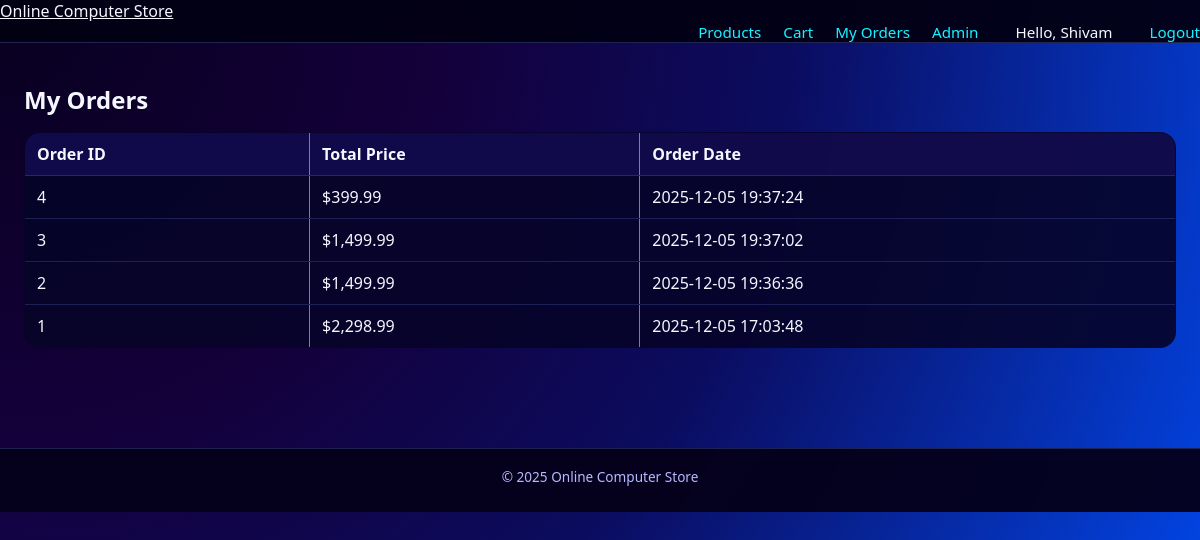
Screenshot of /order_history.php (signed in) with the database file from the repository.
### tables this page shows
CREATE TABLE `orders` (
  `id` int(11) NOT NULL,
  `user_id` int(11) NOT NULL,
  `total_price` decimal(10,2) DEFAULT NULL,
  `order_date` datetime DEFAULT current_timestamp()
);

### order_history.php (the view, shortened to what this page needs)
<?php
require_once './includes/header.php';
require_once './db/conn.php';
$user_id = $_SESSION['userid'];
$sql = "SELECT * FROM orders
        WHERE user_id = $user_id
        ORDER BY order_date DESC";
$result = mysqli_query($conn, $sql);
?>
<h2>My Orders</h2>
<?php
if (mysqli_num_rows($result) == 0) {
    echo "<p>You have no orders yet.</p>";
} else {
    ?>
    <table border="1" cellpadding="8" cellspacing="0">
        <tr>
            <th>Order ID</th>
            <th>Total Price</th>
            <th>Order Date</th>
        </tr>
        <?php
        while ($row = mysqli_fetch_assoc($result)) {
            ?>
            <tr>
                <td><?php echo $row['id']; ?></td>
                <td>$<?php echo number_format($row['total_price'], 2); ?></td>
                <td><?php echo $row['order_date']; ?></td>
            </tr>
            <?php
        }
        ?>
    </table>
    <?php
}
?>
<?php
require_once './includes/footer.php';
?>

### css/style.css (style rules this page uses)
* { margin: 0; padding: 0; box-sizing: border-box; }
html, body { height: 100%; }
body { font-family: system-ui, -apple-system, BlinkMacSystemFont, "Segoe UI", sans-serif; background: radial-gradient(circle at top left, #08001f 0, #14003a 30%, #0b0c5f 55%, #0050ff 100%); color: #f5f7ff; }
table { width: 100%; border-collapse: collapse; margin-top: 16px; background: rgba(6, 4, 41, 0.9); border-radius: 16px; overflow: hidden; }
th, td { padding: 10px 12px; border-bottom: 1px solid rgba(120, 144, 255, 0.2); }
th { text-align: left; background: rgba(18, 12, 78, 0.9); }

### rows the page displays
orders: id "4", total_price "399.99", order_date "2025-12-05 19:37:24"
orders: id "3", total_price "1,499.99", order_date "2025-12-05 19:37:02"
orders: id "2", total_price "1,499.99", order_date "2025-12-05 19:36:36"
orders: id "1", total_price "2,298.99", order_date "2025-12-05 17:03:48"

### other values shown
$_SESSION['username'] "Shivam"
